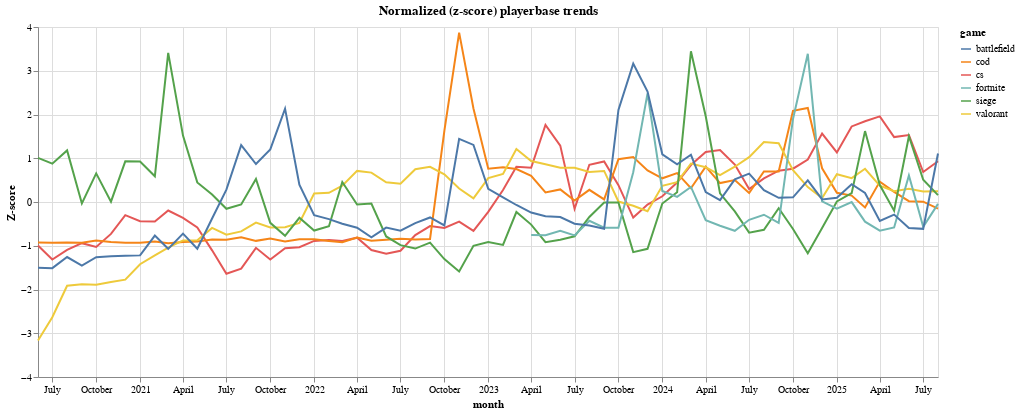

The code cell stored with this chart in its notebook:
### Code cell
norm = long.groupby('game', group_keys=False).apply(
    lambda d: d.assign(players_z=(d['players']-d['players'].mean())/d['players'].std())
)

line_norm = alt.Chart(norm).mark_line().encode(
    x='month:T', y=alt.Y('players_z:Q', title='Z-score'),
    color='game:N', tooltip=['month:T','game:N','players_z:Q']
).properties(width=900, height=350, title='Normalized (z-score) playerbase trends')

line_norm

### Figure 1 — Vega-Lite specification as saved in the notebook (floating-point values rounded to 4 significant figures; data arrays with more than 128 entries replaced by an {"elided": "..."} marker saying what was removed)
{"$schema": "https://vega.github.io/schema/vega-lite/v5.20.1.json", "config": {"view": {"continuousHeight": 300, "continuousWidth": 300}}, "data": {"name": "data-476dfa1f592c01a45c68b82fef8120c4"}, "datasets": {"data-476dfa1f592c01a45c68b82fef8120c4": {"elided": "378 records"}}, "encoding": {"color": {"field": "game", "type": "nominal"}, "tooltip": [{"field": "month", "type": "temporal"}, {"field": "game", "type": "nominal"}, {"field": "players_z", "type": "quantitative"}], "x": {"field": "month", "type": "temporal"}, "y": {"field": "players_z", "title": "Z-score", "type": "quantitative"}}, "height": 350, "mark": {"type": "line"}, "title": "Normalized (z-score) playerbase trends", "usermeta": {"embedOptions": {"theme": "fivethirtyeight"}}, "width": 900}
